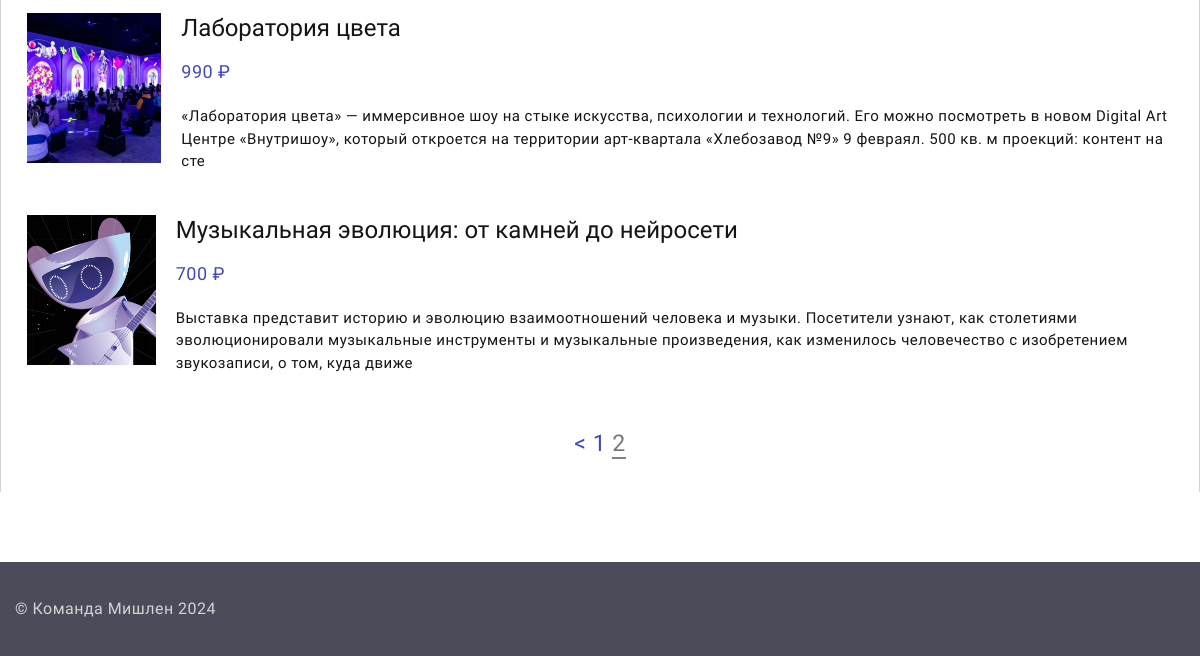
The page /user_events?page=2 (signed in, lower part) on the database as committed earlier.
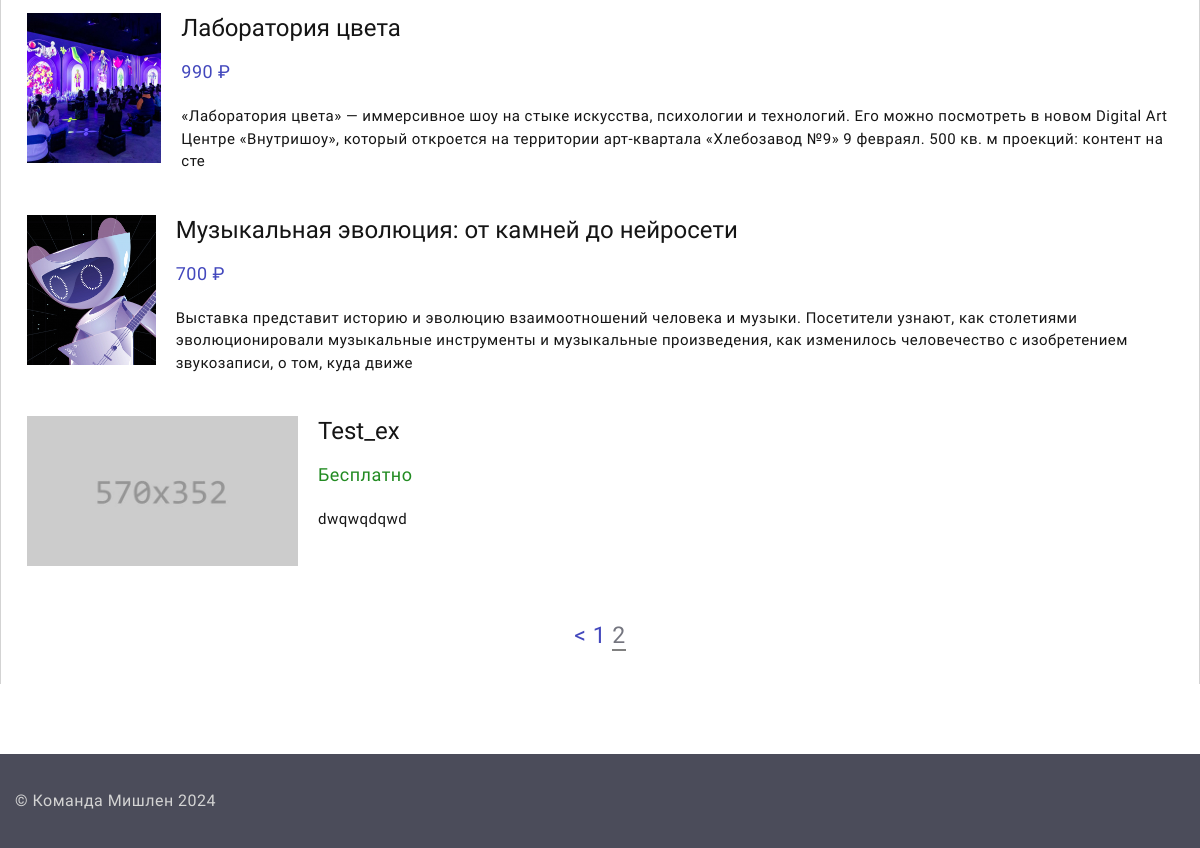
The same page on the database as committed later.
### dosug/models.py (models this page shows, shortened)
class Event(models.Model):
    id = models.IntegerField(primary_key=True)
    title = models.CharField(max_length=30, null=False)
    type = models.CharField(max_length=20)
    image = models.ImageField(default="default.jpg")
    tiny_description = models.CharField(max_length=250)
    description = models.CharField(max_length=1400)
    link = models.CharField(max_length=30)
    address = models.CharField(max_length=60)
    price = models.IntegerField(default=0)
    phone = models.CharField(max_length=30)
    coordinates = models.CharField(max_length=100)
    views = models.IntegerField(default=0)
    author = models.IntegerField(default=0)
    created_at = models.DateTimeField(default=datetime.now, blank=True)
    likes = models.IntegerField(default=0)
    bookmarks = models.IntegerField(default=0)

### dosug/views.py (the view)
# urls.py: path('user_events', views.user_events),
def user_events(request):
    if not request.user.is_authenticated:
        messages.warning(request, "Невозможно получить доступ к этой странице")
        return redirect('/')
    if request.user.is_superuser:
        events = Event.objects.all()
    else:
        events = Event.objects.filter(author=request.user.id)
    query = request.GET.get('search_query')
    max_price = request.GET.get('max_price')
    min_price = request.GET.get('min_price')
    if (max_price is None) or (min_price is None) or (max_price == '') or (min_price == ''):
        max_price = 10000
        min_price = 0
    events = events.filter(price__gte=min_price, price__lte=max_price)
    if query:
        events = [event for event in events if query.lower() in event.title.lower()]
    paginator = Paginator(events, 10)
    page_number = request.GET.get('page')
    try:
        events = paginator.page(page_number)
    except PageNotAnInteger:
        events = paginator.page(1)
    except EmptyPage:
        events = paginator.page(paginator.num_pages)
    return render(request, 'dosug/user_events.html', {'events': events,
                                                      'query': query,
                                                      'max_price': max_price,
                                                      'min_price': min_price})

### templates/dosug/user_events.html (shortened to what this page needs)
{% extends "dosug/layout.html" %}
{% block content %}
<html lang="en">
<head>
</head>
<body>
<div class="page">
    <br><br><br><br>
 <section class="section novi-background section-md text-center">
        <div class="container" style="border-left: 1px solid lightgray; border-right: 1px solid lightgray; padding: 30px;">
    <div id="content-container">
          <div class="row row-lg-50 row-35 offset-top-2" style="display: flex; flex-direction: column;">
              {% for event in events|slice:":10" %}
              <div class="user_events_cont wow-outer" style="max-width: 100%; margin-bottom: 20px;">
<article class="post-modern" style="display: flex; align-items: flex-start; position: relative;">
    <a class="post-modern-media" href="/event/{{ event.id }}"><img src="/static/images/event_pics/{{ event.image }}" alt="" style="width: 271px; height: 150px; object-fit: cover;"/></a>
    <div style="margin-left: 20px; flex-grow: 1;">
        <h4 class="post-modern-title"><a class="post-modern-title" href="/event/{{ event.id }}">{{ event.title }}</a></h4>
                <ul class="post-modern-meta">
                  <li>
                      {%if event.price == 0%}
                      <a style="color: forestgreen">Бесплатно</a>
                    {% else %}
                      <a style="color: #4348bd">{{event.price}} ₽</a>
                    {% endif %}
                    </li>
                </ul>
        <p class="description" style="word-wrap: break-word;">{{ event.tiny_description }}</p>
    </div>
</article>
            </div>
              {% endfor %}
          </div>
              <br><br><br>
<div class="swiper-pagination swiper-pagination-modern swiper-pagination-marked" style="margin: auto; font-size: 23px; font-weight: bolder">
    {% if events.has_previous %}
        <a href="?page={{ events.previous_page_number }}">&lt;</a>
    {% endif %}
    {% for i in events.paginator.page_range %}
        {% if events.number == i %}
            <a style="border-bottom: 2px solid gray">{{ i }}</a>
        {% else %}
            <a href="?page={{ i }}">{{ i }}</a>
        {% endif %}
    {% endfor %}
</div>
            </div>
</div>
 </section>
</div>
  </body>
</html>
{% endblock content %}

Rows that differ between the two databases and show on the page:
added Event: image (placeholder picture), title "Test_ex", price "Бесплатно", tiny_description "dwqwqdqwd"
